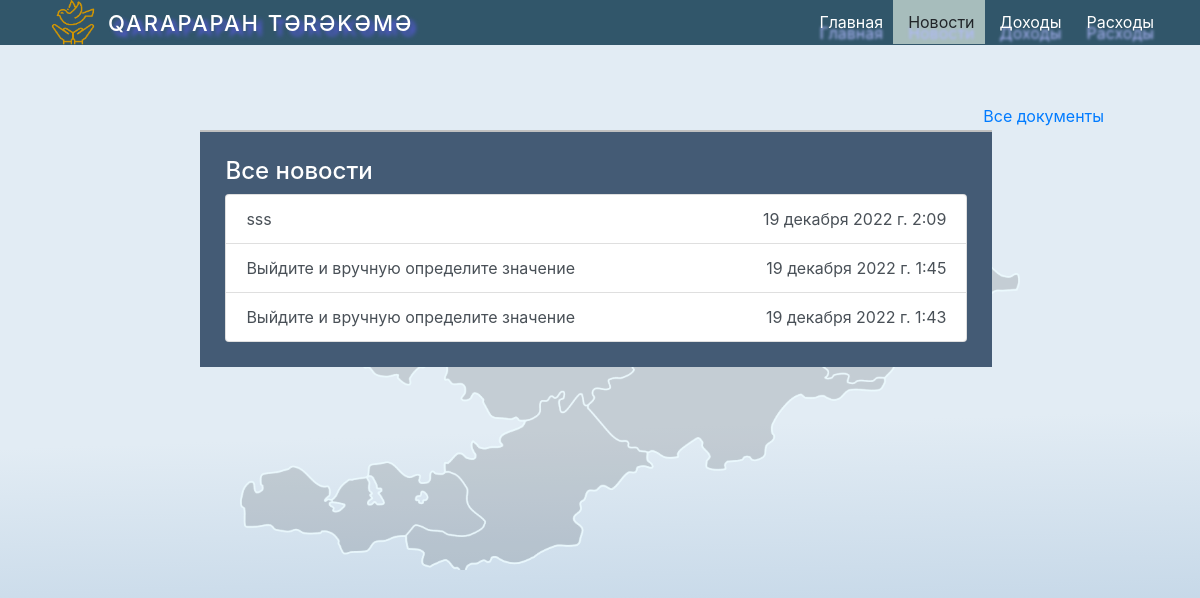
The app's page /novosti/ with its own data.
### main/models.py (models this page shows, shortened)
class Novosti(models.Model):
    date_time = models.DateTimeField('Дата публикации')
    title = models.CharField('Заголовок ', default=" ",max_length = 200)
    text = models.TextField('Текст')
    image0 = models.ImageField('Фото 1', null=True, blank=True,  upload_to='novost_file')
    image1 = models.ImageField('Фото 2', null=True, blank=True,  upload_to='novost_file')
    image2 = models.ImageField('Фото 3', null=True, blank=True,  upload_to='novost_file')
    image3 = models.ImageField('Фото 4', null=True, blank=True,  upload_to='novost_file')
    image4 = models.ImageField('Фото 5', null=True, blank=True,  upload_to='novost_file')
    image5 = models.ImageField('Фото 6', null=True, blank=True,  upload_to='novost_file')
    image6 = models.ImageField('Фото 7', null=True, blank=True,  upload_to='novost_file')
    image7 = models.ImageField('Фото 8', null=True, blank=True,  upload_to='novost_file')
    image8 = models.ImageField('Фото 9', null=True, blank=True,  upload_to='novost_file')
    image9 = models.ImageField('Фото 10', null=True, blank=True,  upload_to='novost_file')
    class Meta:
        verbose_name = "Новости "
        verbose_name_plural = "Новости "

### main/views.py (the view)
# urls.py: path('novosti/', views.novosti, name='novosti'),
def novosti(request):
    novosts = models.Novosti.objects.order_by('-date_time')[:10]
    context = {
        'novosts' : novosts,
    }
    return render(request, 'main/novosti.html', context)

### main/templates/main/novosti.html (shortened to what this page needs)
{% extends "main/wrapper.html" %}
{% block content %}
{% load static %}
    <div style="position: absolute;top:13%; right:8%">
        <a  href="{% url 'document' %}">Все документы</a>
    </div>
<div class="profcom_right"  style="background-color: #445b75;color:white; padding:25px"  >
    <h4>Все новости </h4>
    <div class="list-group">
        {% for novost in novosts %}
        <a href="{% url 'detail_novosti' novost.id %}" class="list-group-item list-group-item-action hover_now">
          {{ novost.title }} <span style="float: right;">  {{ novost.date_time }}</span>
        </a>
        {% endfor %}
        </div>
</div>
{% endblock %}

### main/static/css/style.css (style rules this page uses)
html, body { margin: 0; padding: 0; }
body { background: linear-gradient(178.14deg, #E2ECF4 53.45%, #6f9ac3 148.84%); background-attachment: fixed; width: 100%; min-height: 100vh; }
.profcom_right { top: 130px; position: relative; margin-left: 16.7%; width: 66%; border-top:2px solid silver; }

### records on screen
Novosti: title "sss", date_time "19 декабря 2022 г. 2:09"
Novosti: title "Выйдите и вручную определите значение", date_time "19 декабря 2022 г. 1:45"
Novosti: title "Выйдите и вручную определите значение", date_time "19 декабря 2022 г. 1:43"
